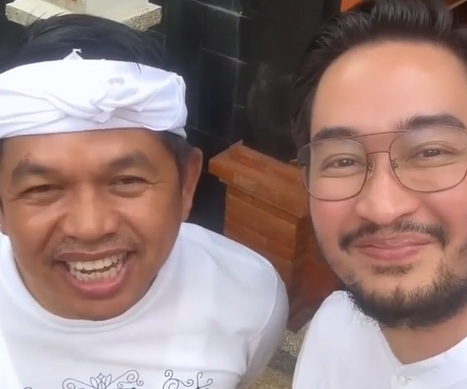
#> input picture kdmjejetest.jpg, 467 x 389 px
$ python -i face_quality.py   (imports and definitions only)   (older library calls are emulated)
#> lines starting #> are read from the running program, lines starting #| are printed output that depends on the picture; after the words box and inside, x2 and y2 are one past the last pixel; in counts of white or black regions, pixels touching at a corner belong together
#!/usr/bin/env python3
"""
Face Quality Assessment Module - Python Implementation
Based on Face-Recognition-Jetson-Nano project
Includes blur detection and liveness detection

Created: 2025
"""

import cv2
import numpy as np
from typing import Tuple

class FaceQualityAssessment:
    """Face quality assessment for blur and liveness detection"""

    def __init__(self, fast_mode: bool = False):
        """Initialize face quality assessment"""
        self.fast_mode = fast_mode
        self.blur_threshold = -25.0  # More positive = sharper image
        self.liveness_threshold = 0.75 if fast_mode else 0.93

        # Simple liveness detector (in practice, you'd use a trained model)
        self.use_simple_liveness = True
        self._analysis_max_side = 96 if fast_mode else 160
        self._lbp_stride = 2 if fast_mode else 1

    def assess_blur(self, face_image: np.ndarray) -> Tuple[float, bool]:
        """
        Assess face image blur using Laplacian variance
        Args:
            face_image: Input face image
        Returns:
            (blur_score, is_sharp) - Higher score = sharper image
        """
        # Convert to grayscale if needed
        if len(face_image.shape) == 3:
            gray = cv2.cvtColor(face_image, cv2.COLOR_BGR2GRAY)
        else:
            gray = face_image

        # Calculate Laplacian variance
        laplacian_var = cv2.Laplacian(gray, cv2.CV_64F).var()

        # Convert to log scale (similar to original implementation)
        blur_score = np.log(laplacian_var) if laplacian_var > 0 else -100

        is_sharp = blur_score > self.blur_threshold

        return blur_score, is_sharp

    def assess_liveness(self, face_image: np.ndarray) -> Tuple[float, bool]:
        """
        Assess face liveness (anti-spoofing)
        Args:
            face_image: Input face image
        Returns:
            (liveness_score, is_live) - Higher score = more likely to be live
        """
        if self.use_simple_liveness:
            return self._simple_liveness_detection(face_image)
        else:
            # In practice, you would use a trained anti-spoofing model
            return self._model_liveness_detection(face_image)

    def _simple_liveness_detection(self, face_image: np.ndarray) -> Tuple[float, bool]:
        """
        Simple liveness detection based on image properties
        This is a basic implementation - real systems use trained models
        """
        # Convert to different color spaces for analysis
        if len(face_image.shape) == 3:
            gray = cv2.cvtColor(face_image, cv2.COLOR_BGR2GRAY)
            hsv = cv2.cvtColor(face_image, cv2.COLOR_BGR2HSV)
        else:
            gray = face_image
            hsv = cv2.cvtColor(cv2.cvtColor(face_image, cv2.COLOR_GRAY2BGR), cv2.COLOR_BGR2HSV)

        if self.fast_mode:
            return self._fast_liveness_detection(gray, hsv)

        # Feature 1: Texture analysis
        # Calculate local binary patterns
        lbp_score = self._calculate_lbp_uniformity(gray)

        # Feature 2: Color distribution analysis
        color_score = self._analyze_color_distribution(hsv)

        # Feature 3: Edge density
        edge_score = self._calculate_edge_density(gray)

        # Feature 4: Frequency domain analysis
        freq_score = self._analyze_frequency_domain(gray)

        # Combine features (simple weighted average)
        weights = [0.3, 0.2, 0.25, 0.25]
        liveness_score = (
            weights[0] * lbp_score +
            weights[1] * color_score +
            weights[2] * edge_score +
            weights[3] * freq_score
        )

        is_live = liveness_score > self.liveness_threshold

        return liveness_score, is_live

    def _calculate_lbp_uniformity(self, gray_image: np.ndarray) -> float:
        """Calculate local binary pattern uniformity"""
        gray_work = self._resize_for_analysis(gray_image)
        h, w = gray_work.shape
        if h < 16 or w < 16:
            return 0.5  # Default score for small images

        # Simple LBP-like calculation
        patterns = []
        for y in range(1, h - 1, self._lbp_stride):
            for x in range(1, w - 1, self._lbp_stride):
                center = gray_work[y, x]
                pattern = 0

                # 8-neighborhood
                neighbors = [
                    gray_work[y-1, x-1], gray_work[y-1, x], gray_work[y-1, x+1],
                    gray_work[y, x+1], gray_work[y+1, x+1], gray_work[y+1, x],
                    gray_work[y+1, x-1], gray_work[y, x-1]
                ]

                for i, neighbor in enumerate(neighbors):
                    if neighbor >= center:
                        pattern |= (1 << i)

                patterns.append(pattern)

        if len(patterns) == 0:
            return 0.5

        # Calculate uniformity (simplified)
        unique_patterns = len(set(patterns))
        uniformity = 1.0 - (unique_patterns / len(patterns))

        return uniformity

    def _analyze_color_distribution(self, hsv_image: np.ndarray) -> float:
        """Analyze color distribution for skin-like colors"""
        # Extract hue and saturation channels
        h_channel = hsv_image[:, :, 0]
        s_channel = hsv_image[:, :, 1]

        # Define skin hue range (approximate)
        skin_hue_low, skin_hue_high = 0, 30  # Red-orange range

        # Count pixels in skin hue range
        skin_mask = (h_channel >= skin_hue_low) & (h_channel <= skin_hue_high)
        skin_ratio = np.sum(skin_mask) / (hsv_image.shape[0] * hsv_image.shape[1])

        # Analyze saturation distribution
        sat_mean = np.mean(s_channel)
        sat_std = np.std(s_channel)

        # Combine metrics
        color_score = (skin_ratio * 0.6) + (sat_mean / 255.0 * 0.2) + (min(sat_std / 50.0, 1.0) * 0.2)

        return min(color_score, 1.0)

    def _calculate_edge_density(self, gray_image: np.ndarray) -> float:
        """Calculate edge density"""
        gray_work = self._resize_for_analysis(gray_image)

        # Sobel edge detection
        sobelx = cv2.Sobel(gray_work, cv2.CV_64F, 1, 0, ksize=3)
        sobely = cv2.Sobel(gray_work, cv2.CV_64F, 0, 1, ksize=3)

        # Calculate gradient magnitude
        magnitude = np.sqrt(sobelx**2 + sobely**2)

        # Threshold edges
        edge_threshold = 30
        edges = magnitude > edge_threshold

        # Calculate edge density
        edge_density = np.sum(edges) / (gray_work.shape[0] * gray_work.shape[1])

        # Normalize to 0-1 range
        return min(edge_density * 10, 1.0)  # Scale factor for typical face edge density

    def _analyze_frequency_domain(self, gray_image: np.ndarray) -> float:
        """Analyze frequency domain characteristics"""
        # Apply FFT
        f_transform = np.fft.fft2(gray_image)
        f_shift = np.fft.fftshift(f_transform)
        magnitude_spectrum = np.log(np.abs(f_shift) + 1)

        # Analyze high frequency content
        h, w = magnitude_spectrum.shape
        center_x, center_y = w // 2, h // 2

        # Define high frequency region (outer ring)
        y, x = np.ogrid[:h, :w]
        mask = ((x - center_x)**2 + (y - center_y)**2) > (min(h, w) // 6)**2

        high_freq_energy = np.mean(magnitude_spectrum[mask])
        total_energy = np.mean(magnitude_spectrum)

        if total_energy == 0:
            return 0.5

        # High frequency ratio
        hf_ratio = high_freq_energy / total_energy

        # Normalize (typical range for real faces)
        freq_score = min(hf_ratio / 0.3, 1.0)

        return freq_score

    # [17 lines left out: function _fast_liveness_detection, not called in this run]

    def _resize_for_analysis(self, gray_image: np.ndarray) -> np.ndarray:
        """Resize grayscale image for faster analysis when in fast mode."""
        if not self.fast_mode:
            return gray_image

        h, w = gray_image.shape[:2]
        max_side = max(h, w)
        if max_side <= self._analysis_max_side:
            return gray_image

        scale = self._analysis_max_side / float(max_side)
        new_w = max(8, int(round(w * scale)))
        new_h = max(8, int(round(h * scale)))
        return cv2.resize(gray_image, (new_w, new_h), interpolation=cv2.INTER_AREA)

    # [57 lines left out: functions _resize_pair_for_fast_mode, _model_liveness_detection, assess_face_angle, not called in this run]

    def comprehensive_quality_check(
        self,
        face_image: np.ndarray,
        landmarks: list = None,
        *,
        require_liveness: bool = True,
        require_blur: bool = True,
    ) -> dict:
        """
        Perform comprehensive quality assessment
        Args:
            face_image: Input face image
            landmarks: Facial landmarks (optional)
            require_liveness: Whether to perform liveness estimation
            require_blur: Whether to perform blur estimation
        Returns:
            Dictionary with quality assessment results
        """
        results = {}

        # Blur assessment
        if require_blur:
            blur_score, is_sharp = self.assess_blur(face_image)
        else:
            blur_score, is_sharp = 0.0, True
        results['blur_score'] = blur_score
        results['is_sharp'] = is_sharp

        # Liveness assessment
        if require_liveness:
            live_score, is_live = self.assess_liveness(face_image)
        else:
            live_score, is_live = 1.0, True
        results['liveness_score'] = live_score
        results['is_live'] = is_live

        # Face angle assessment (if landmarks available)
        if landmarks:
            angle, is_frontal = self.assess_face_angle(landmarks)
            results['face_angle'] = angle
            results['is_frontal'] = is_frontal
        else:
            results['face_angle'] = 0.0
            results['is_frontal'] = True

        # Overall quality score
        quality_components = []
        if is_sharp or not require_blur:
            quality_components.append(0.4)
        if is_live or not require_liveness:
            quality_components.append(0.4)
        if results['is_frontal']:
            quality_components.append(0.2)

        results['overall_quality'] = sum(quality_components)
        results['is_good_quality'] = results['overall_quality'] >= 0.6

        return results

>>> import cv2
>>> picture = cv2.imread('../kdmjejetest.jpg')
#> picture is the input picture: shape (389, 467, 3); mean B, G, R 126.4, 130, 154.5
>>> result = FaceQualityAssessment().comprehensive_quality_check(picture)
#> in assess_blur, `gray = cv2.cvtColor(face_image, cv2.COLOR_BGR2GRAY)`:
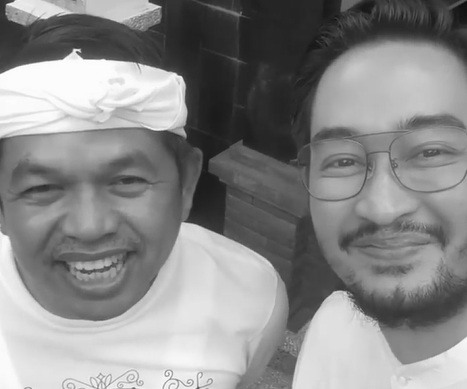
#> gray: shape (389, 467); min 12, max 255, mean 136.9
#> in assess_blur, `laplacian_var = cv2.Laplacian(gray, cv2.CV_64F).var()`: laplacian_var = 161.3
#> in assess_blur, `blur_score = np.log(laplacian_var) if laplacian_var > 0 else -100`: blur_score = 5.08
#> in assess_blur, `is_sharp = blur_score > self.blur_threshold`: is_sharp = True
#> in comprehensive_quality_check, `blur_score, is_sharp = self.assess_blur(face_image)`: blur_score = 5.08; is_sharp = True
#> in _simple_liveness_detection, `hsv = cv2.cvtColor(face_image, cv2.COLOR_BGR2HSV)`: hsv: shape (389, 467, 3); mean H, S, V 57.6, 62.9, 158.7
#> after the loop in _calculate_lbp_uniformity, `for y in range(1, h - 1, self._lbp_stride):`: patterns = 179955 items
#> in _calculate_lbp_uniformity, `unique_patterns = len(set(patterns))`: unique_patterns = 256
#> in _calculate_lbp_uniformity, `uniformity = 1.0 - (unique_patterns / len(patterns))`: uniformity = 0.999
#> in _analyze_color_distribution, `s_channel = hsv_image[:, :, 1]`:
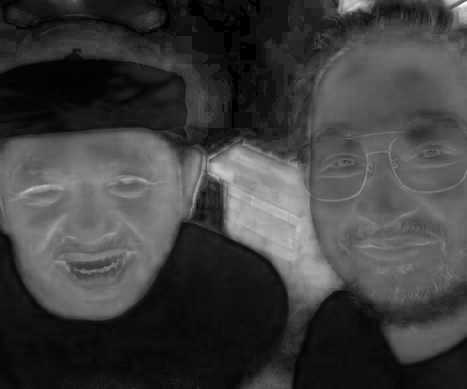
#> s_channel: shape (389, 467); min 0, max 255, mean 62.9
#> in _analyze_color_distribution, `skin_mask = (h_channel >= skin_hue_low) & (h_channel <= skin_hue_high)`:
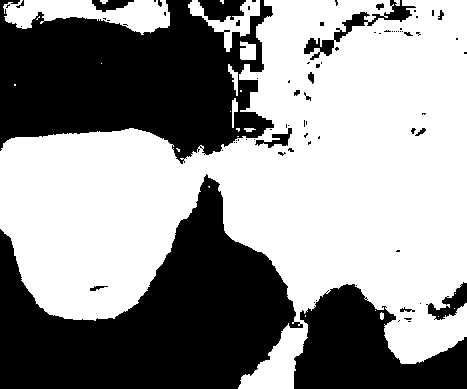
#> skin_mask: shape (389, 467) bool; 57.6% white; 80 black regions (60 under 20 px), largest, box (x1, y1, x2, y2) and area: (0, 174, 303, 389) 32881, (0, 0, 274, 164) 29687, (294, 284, 467, 389) 10706
#> in _analyze_color_distribution, `skin_ratio = np.sum(skin_mask) / (hsv_image.shape[0] * hsv_image.shape..`: skin_ratio = 0.576
#> in _analyze_color_distribution, `sat_mean = np.mean(s_channel)`: sat_mean = 62.94
#> in _analyze_color_distribution, `sat_std = np.std(s_channel)`: sat_std = 46.17
#> in _analyze_color_distribution, `color_score = (skin_ratio * 0.6) + (sat_mean / 255.0 * 0.2) + (min(sat..`: color_score = 0.58
#> in _calculate_edge_density, `sobelx = cv2.Sobel(gray_work, cv2.CV_64F, 1, 0, ksize=3)`:
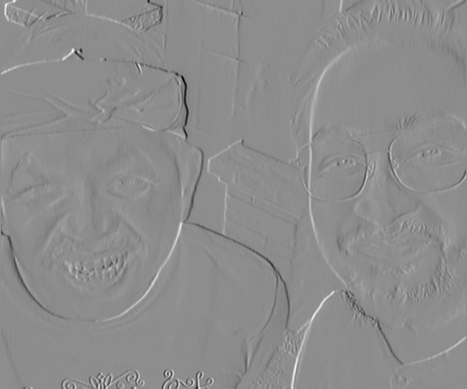
#> sobelx: shape (389, 467) float64; min -620, max 500, mean -0.6; drawn with min black and max white
#> in _calculate_edge_density, `sobely = cv2.Sobel(gray_work, cv2.CV_64F, 0, 1, ksize=3)`:
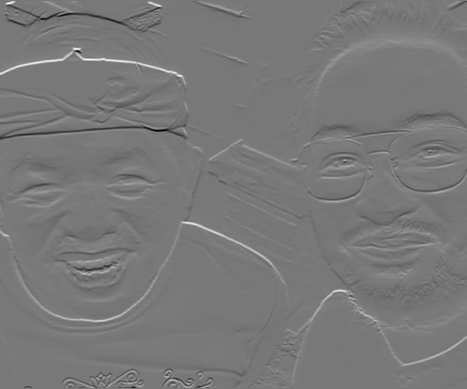
#> sobely: shape (389, 467) float64; min -635, max 708, mean 2.3; drawn with min black and max white
#> in _calculate_edge_density, `edges = magnitude > edge_threshold`:
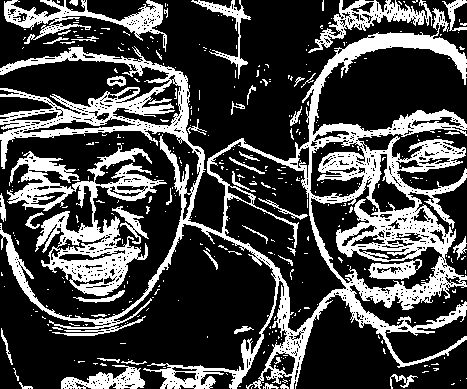
#> edges: shape (389, 467) bool; 28.1% white; 391 white regions (339 under 20 px), largest, box (x1, y1, x2, y2) and area: (0, 8, 467, 389) 32252, (7, 143, 167, 296) 7754, (4, 0, 167, 52) 2370
#> in _calculate_edge_density, `edge_density = np.sum(edges) / (gray_work.shape[0] * gray_work.shape[1])`: edge_density = 0.281
#> in _simple_liveness_detection, `edge_score = self._calculate_edge_density(gray)`: edge_score = 1
#> in _analyze_frequency_domain, `magnitude_spectrum = np.log(np.abs(f_shift) + 1)`:
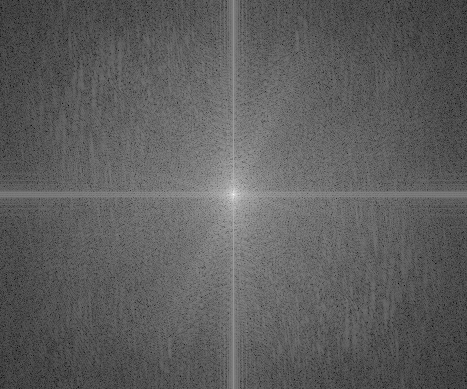
#> magnitude_spectrum: shape (389, 467) float64; min 1.19, max 17.03, mean 7.05; drawn with min black and max white
#> in _analyze_frequency_domain, `high_freq_energy = np.mean(magnitude_spectrum[mask])`: high_freq_energy = 6.86
#> in _analyze_frequency_domain, `total_energy = np.mean(magnitude_spectrum)`: total_energy = 7.05
#> in _analyze_frequency_domain, `hf_ratio = high_freq_energy / total_energy`: hf_ratio = 0.974
#> in _analyze_frequency_domain, `freq_score = min(hf_ratio / 0.3, 1.0)`: freq_score = 1
#> in _simple_liveness_detection, `liveness_score = ( weights[0] * lbp_score + weights[1] * color_score +..`: liveness_score = 0.916
#> in _simple_liveness_detection, `is_live = liveness_score > self.liveness_threshold`: is_live = False
#> in comprehensive_quality_check, `live_score, is_live = self.assess_liveness(face_image)`: live_score = 0.916; is_live = False
#> result = {'blur_score': 5.08, 'is_sharp': True, 'liveness_score': 0.916, 'is_live': False, 'face_angle': 0, 'is_frontal': True, 'overall_quality': 0.6, 'is_good_quality': True}
